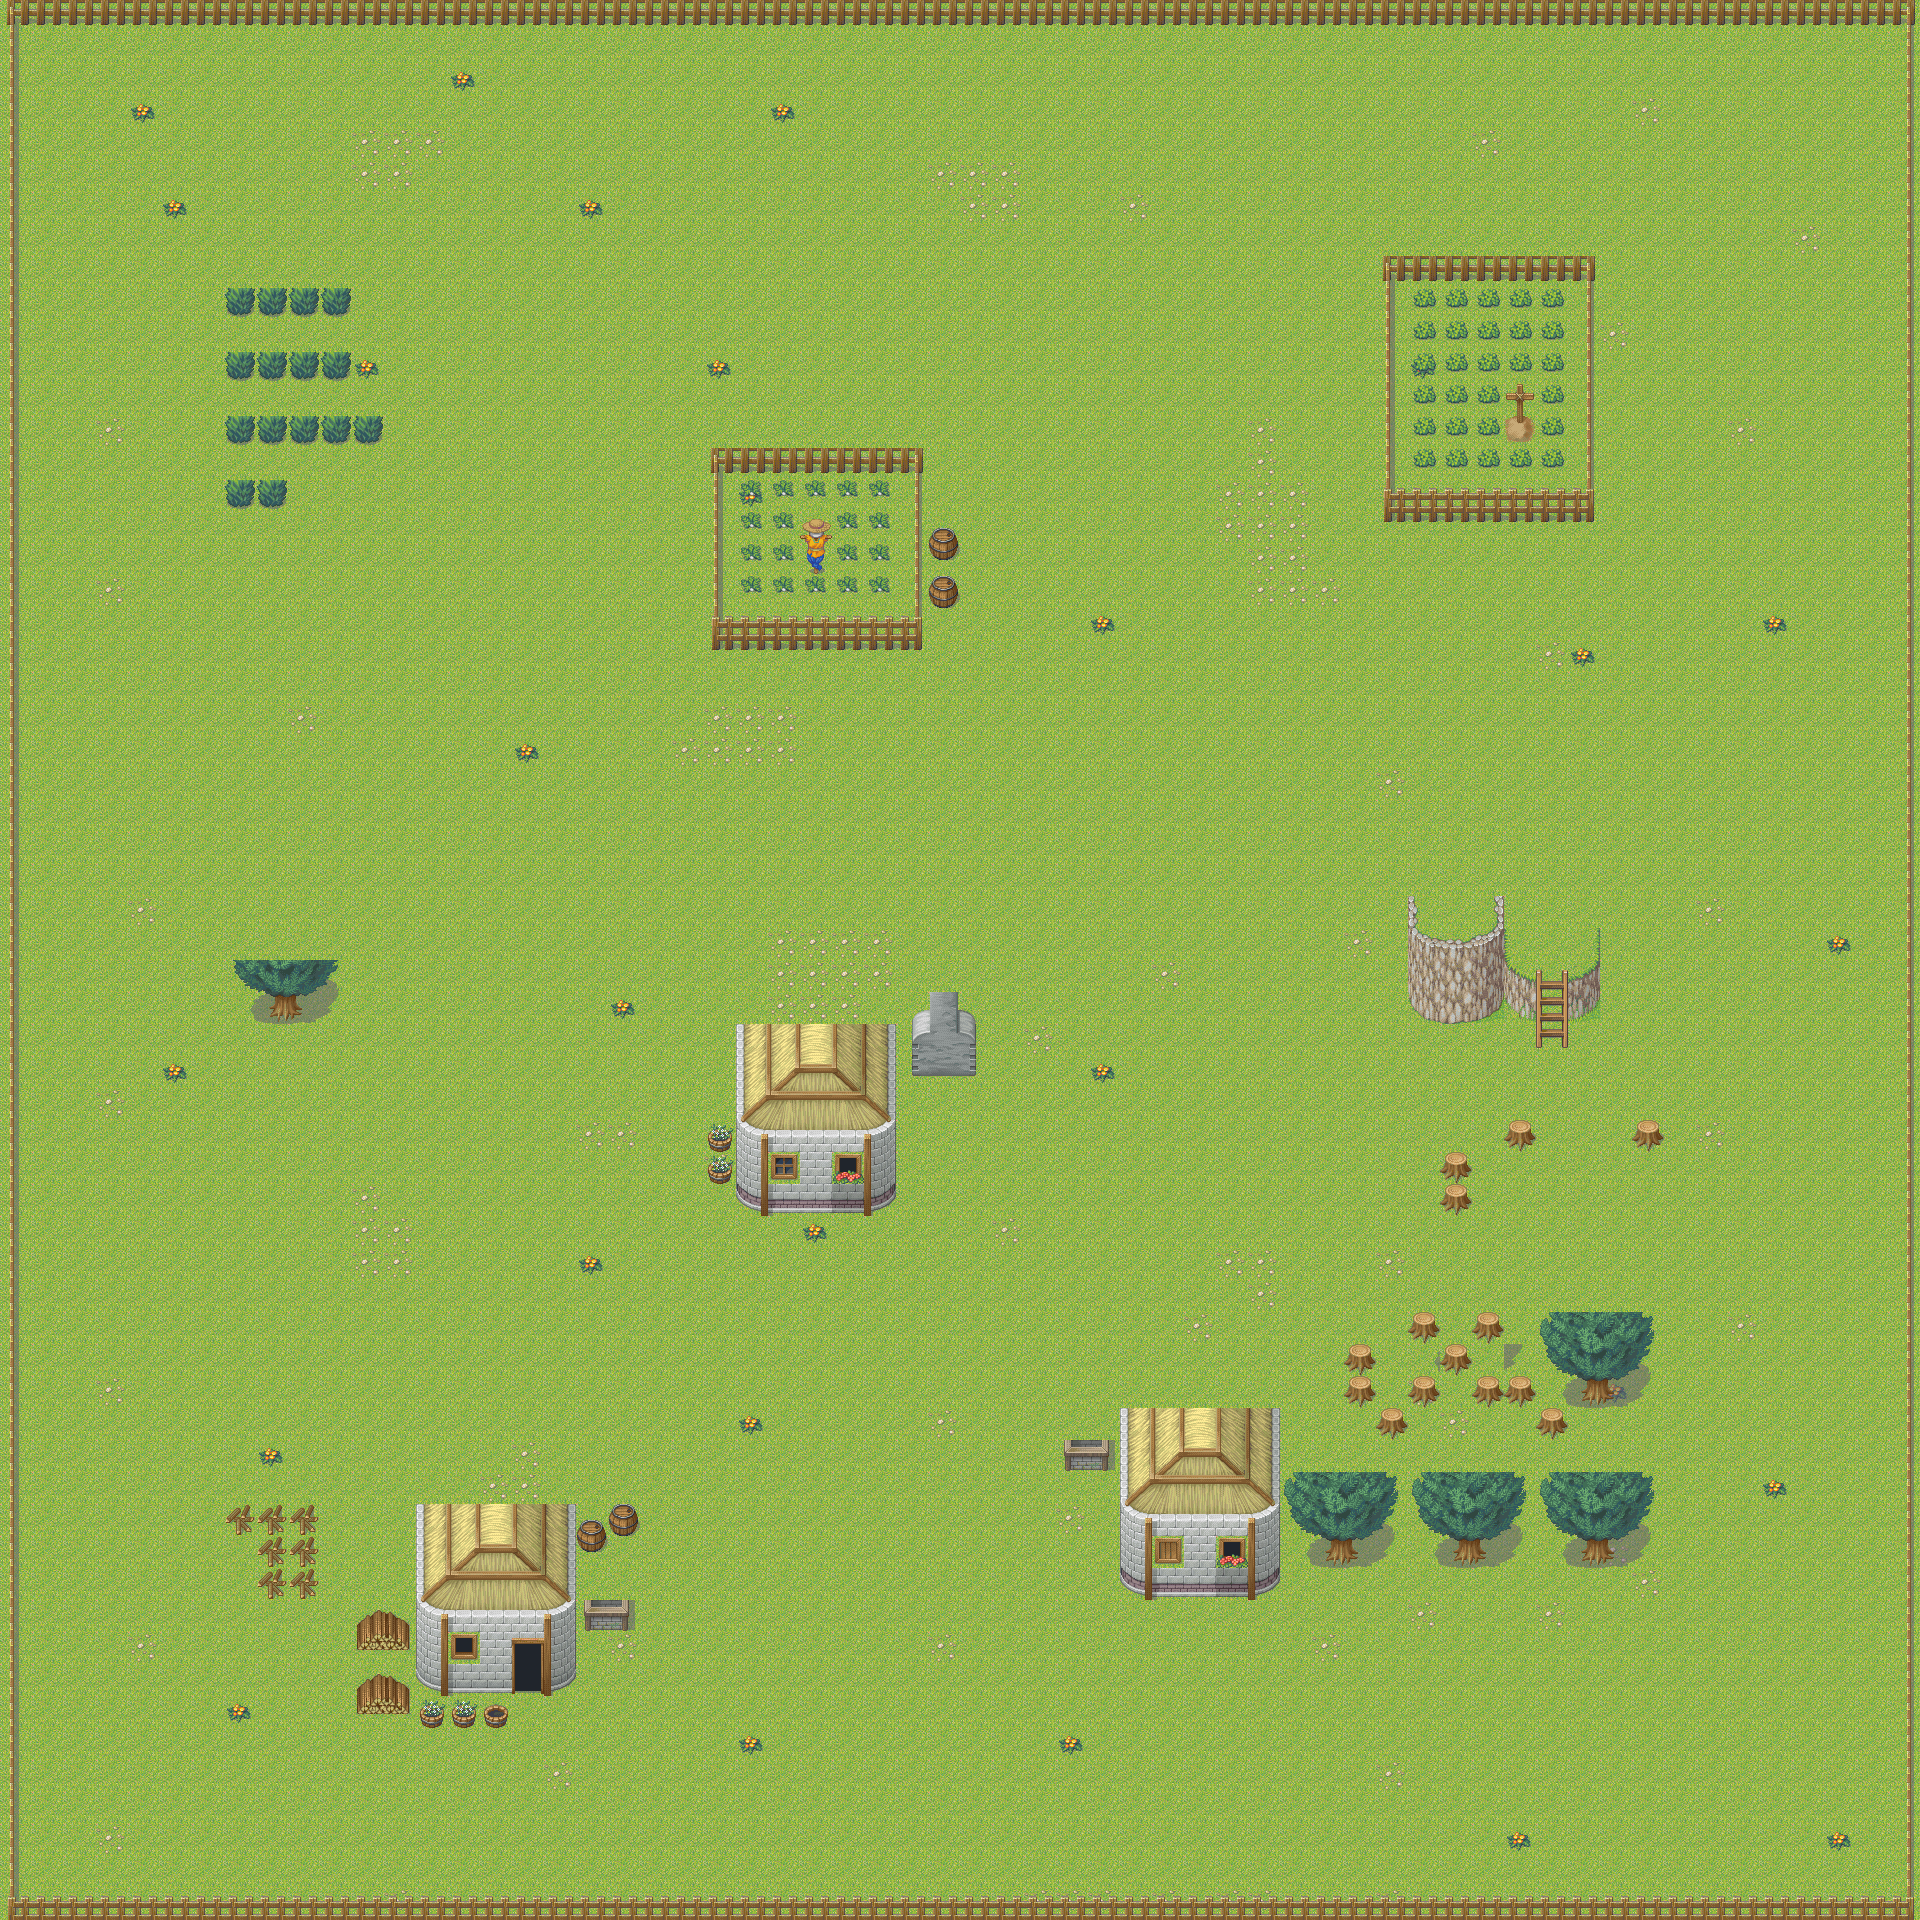

This game map was drawn from its Tiled (.tmx) file and the tilesets committed beside it. A one-line description and the trimmed map source follow:
An orthogonal 60x60 tile map with 32x32 px tiles, 3 tile layers (ground1, ground2, obstacles).

<map version="1.0" orientation="orthogonal" width="60" height="60" tilewidth="32" tileheight="32">
 <tileset firstgid="1" name="village" tilewidth="32" tileheight="32">
  <image source="123.png" width="256" height="1024" />
 </tileset>
 <layer name="ground1" width="60" height="60">
  <data>[3600 cells, 3600 non-empty, 1 distinct tile ids]</data>
 </layer>
 <layer name="ground2" width="60" height="60">
  <data>[3600 cells, 145 non-empty, 6 distinct tile ids]</data>
 </layer>
 <layer name="obstacles" width="60" height="60">
  <data>[3600 cells, 577 non-empty, 112 distinct tile ids]</data>
 </layer>
</map>
